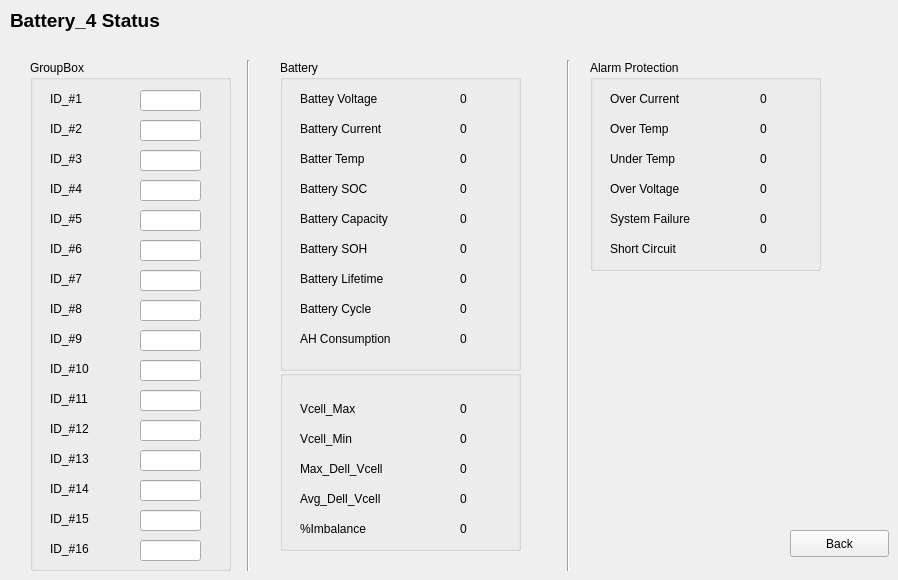
    <widget class="QWidget" name="page_5">
     <widget class="QPushButton" name="pushButton_5">
      <property name="geometry">
       <rect>
        <x>790</x>
        <y>530</y>
        <width>99</width>
        <height>27</height>
       </rect>
      </property>
      <property name="text">
       <string>Back</string>
      </property>
     </widget>
     <widget class="QLabel" name="label_164">
      <property name="geometry">
       <rect>
        <x>10</x>
        <y>10</y>
        <width>161</width>
        <height>21</height>
       </rect>
      </property>
      <property name="font">
       <font>
        <pointsize>14</pointsize>
        <weight>75</weight>
        <bold>true</bold>
       </font>
      </property>
      <property name="text">
       <string>Battery_4 Status</string>
      </property>
     </widget>
     <widget class="Line" name="line_8">
      <property name="geometry">
       <rect>
        <x>560</x>
        <y>60</y>
        <width>16</width>
        <height>511</height>
       </rect>
      </property>
      <property name="orientation">
       <enum>Qt::Vertical</enum>
      </property>
     </widget>
     <widget class="QGroupBox" name="groupBox_23">
      <property name="geometry">
       <rect>
        <x>30</x>
        <y>60</y>
        <width>201</width>
        <height>511</height>
       </rect>
      </property>
      <property name="title">
       <string>GroupBox</string>
      </property>
      <widget class="QLabel" name="label_170">
       <property name="geometry">
        <rect>
         <x>20</x>
         <y>30</y>
         <width>121</width>
         <height>17</height>
        </rect>
       </property>
       <property name="text">
        <string>ID_#1</string>
       </property>
      </widget>
      <widget class="QLabel" name="label_171">
       <property name="geometry">
        <rect>
         <x>20</x>
         <y>60</y>
         <width>101</width>
         <height>17</height>
        </rect>
       </property>
       <property name="text">
        <string>ID_#2</string>
       </property>
      </widget>
      <widget class="QLabel" name="label_172">
       <property name="geometry">
        <rect>
         <x>20</x>
         <y>90</y>
         <width>111</width>
         <height>17</height>
        </rect>
       </property>
       <property name="text">
        <string>ID_#3</string>
       </property>
      </widget>
      <widget class="QLabel" name="label_173">
       <property name="geometry">
        <rect>
         <x>20</x>
         <y>120</y>
         <width>111</width>
         <height>17</height>
        </rect>
       </property>
       <property name="text">
        <string>ID_#4</string>
       </property>
      </widget>
      <widget class="QLabel" name="label_174">
       <property name="geometry">
        <rect>
         <x>20</x>
         <y>150</y>
         <width>121</width>
         <height>17</height>
        </rect>
       </property>
       <property name="text">
        <string>ID_#5</string>
       </property>
      </widget>
      <widget class="QLabel" name="label_175">
       <property name="geometry">
        <rect>
         <x>20</x>
         <y>180</y>
         <width>121</width>
         <height>17</height>
        </rect>
       </property>
       <property name="text">
        <string>ID_#6</string>
       </property>
      </widget>
      <widget class="QLabel" name="label_176">
       <property name="geometry">
        <rect>
         <x>20</x>
         <y>210</y>
         <width>121</width>
         <height>17</height>
        </rect>
       </property>
       <property name="text">
        <string>ID_#7</string>
       </property>
      </widget>
      <widget class="QLabel" name="label_177">
       <property name="geometry">
        <rect>
         <x>20</x>
         <y>240</y>
         <width>121</width>
         <height>17</height>
        </rect>
       </property>
       <property name="text">
        <string>ID_#8</string>
       </property>
      </widget>
      <widget class="QLabel" name="label_178">
       <property name="geometry">
        <rect>
         <x>20</x>
         <y>270</y>
         <width>121</width>
         <height>17</height>
        </rect>
       </property>
       <property name="text">
        <string>ID_#9</string>
       </property>
      </widget>
      <widget class="QLabel" name="label_179">
       <property name="geometry">
        <rect>
         <x>20</x>
         <y>300</y>
         <width>121</width>
         <height>17</height>
        </rect>
       </property>
       <property name="text">
        <string>ID_#10</string>
       </property>
      </widget>
      <widget class="QLabel" name="label_180">
       <property name="geometry">
        <rect>
         <x>20</x>
         <y>330</y>
         <width>121</width>
         <height>17</height>
        </rect>
       </property>
       <property name="text">
        <string>ID_#11</string>
       </property>
      </widget>
      <widget class="QLabel" name="label_181">
       <property name="geometry">
        <rect>
         <x>20</x>
         <y>390</y>
         <width>121</width>
         <height>17</height>
        </rect>
       </property>
       <property name="text">
        <string>ID_#13</string>
       </property>
      </widget>
      <widget class="QLabel" name="label_182">
       <property name="geometry">
        <rect>
         <x>20</x>
         <y>360</y>
         <width>121</width>
         <height>17</height>
        </rect>
       </property>
       <property name="text">
        <string>ID_#12</string>
       </property>
      </widget>
      <widget class="QLabel" name="label_183">
       <property name="geometry">
        <rect>
         <x>20</x>
         <y>420</y>
         <width>121</width>
         <height>17</height>
        </rect>
       </property>
       <property name="text">
        <string>ID_#14</string>
       </property>
      </widget>
      <widget class="QLabel" name="label_184">
       <property name="geometry">
        <rect>
         <x>20</x>
         <y>450</y>
         <width>121</width>
         <height>17</height>
        </rect>
       </property>
       <property name="text">
        <string>ID_#15</string>
       </property>
      </widget>
      <widget class="QLabel" name="label_185">
       <property name="geometry">
        <rect>
         <x>20</x>
         <y>480</y>
         <width>121</width>
         <height>17</height>
        </rect>
       </property>
       <property name="text">
        <string>ID_#16</string>
       </property>
      </widget>
      <widget class="QLineEdit" name="bat_4_id_9">
       <property name="geometry">
        <rect>
         <x>110</x>
         <y>270</y>
         <width>61</width>
         <height>21</height>
        </rect>
       </property>
      </widget>
      <widget class="QLineEdit" name="bat_4_id_10">
       <property name="geometry">
        <rect>
         <x>110</x>
         <y>300</y>
         <width>61</width>
         <height>21</height>
        </rect>
       </property>
      </widget>
      <widget class="QLineEdit" name="bat_4_id_15">
       <property name="geometry">
        <rect>
         <x>110</x>
         <y>450</y>
         <width>61</width>
         <height>21</height>
        </rect>
       </property>
      </widget>
      <widget class="QLineEdit" name="bat_4_id_6">
       <property name="geometry">
        <rect>
         <x>110</x>
         <y>180</y>
         <width>61</width>
         <height>21</height>
        </rect>
       </property>
      </widget>
      <widget class="QLineEdit" name="bat_4_id_8">
       <property name="geometry">
        <rect>
         <x>110</x>
         <y>240</y>
         <width>61</width>
         <height>21</height>
        </rect>
       </property>
      </widget>
      <widget class="QLineEdit" name="bat_4_id_5">
       <property name="geometry">
        <rect>
         <x>110</x>
         <y>150</y>
         <width>61</width>
         <height>21</height>
        </rect>
       </property>
      </widget>
      <widget class="QLineEdit" name="bat_4_id_16">
       <property name="geometry">
        <rect>
         <x>110</x>
         <y>480</y>
         <width>61</width>
         <height>21</height>
        </rect>
       </property>
      </widget>
      <widget class="QLineEdit" name="bat_4_id_11">
       <property name="geometry">
        <rect>
         <x>110</x>
         <y>330</y>
         <width>61</width>
         <height>21</height>
        </rect>
       </property>
      </widget>
      <widget class="QLineEdit" name="bat_4_id_12">
       <property name="geometry">
        <rect>
         <x>110</x>
         <y>360</y>
         <width>61</width>
         <height>21</height>
        </rect>
       </property>
      </widget>
      <widget class="QLineEdit" name="bat_4_id_1">
       <property name="geometry">
        <rect>
         <x>110</x>
         <y>30</y>
         <width>61</width>
         <height>21</height>
        </rect>
       </property>
      </widget>
      <widget class="QLineEdit" name="bat_4_id_13">
       <property name="geometry">
        <rect>
         <x>110</x>
         <y>390</y>
         <width>61</width>
         <height>21</height>
        </rect>
       </property>
      </widget>
      <widget class="QLineEdit" name="bat_4_id_2">
       <property name="geometry">
        <rect>
         <x>110</x>
         <y>60</y>
         <width>61</width>
         <height>21</height>
        </rect>
       </property>
      </widget>
      <widget class="QLineEdit" name="bat_4_id_14">
       <property name="geometry">
        <rect>
         <x>110</x>
         <y>420</y>
         <width>61</width>
         <height>21</height>
        </rect>
       </property>
      </widget>
      <widget class="QLineEdit" name="bat_4_id_4">
       <property name="geometry">
        <rect>
         <x>110</x>
         <y>120</y>
         <width>61</width>
         <height>21</height>
        </rect>
       </property>
      </widget>
      <widget class="QLineEdit" name="bat_4_id_3">
       <property name="geometry">
        <rect>
         <x>110</x>
         <y>90</y>
         <width>61</width>
         <height>21</height>
        </rect>
       </property>
      </widget>
      <widget class="QLineEdit" name="bat_4_id_7">
       <property name="geometry">
        <rect>
         <x>110</x>
         <y>210</y>
         <width>61</width>
         <height>21</height>
        </rect>
       </property>
      </widget>
     </widget>
     <widget class="Line" name="line_9">
      <property name="geometry">
       <rect>
        <x>240</x>
        <y>60</y>
        <width>16</width>
        <height>511</height>
       </rect>
      </property>
      <property name="orientation">
       <enum>Qt::Vertical</enum>
      </property>
     </widget>
     <widget class="QGroupBox" name="groupBox_48">
      <property name="geometry">
       <rect>
        <x>590</x>
        <y>60</y>
        <width>231</width>
        <height>211</height>
       </rect>
      </property>
      <property name="title">
       <string>Alarm Protection</string>
      </property>
      <widget class="QLabel" name="label_509">
       <property name="geometry">
        <rect>
         <x>20</x>
         <y>30</y>
         <width>121</width>
         <height>17</height>
        </rect>
       </property>
       <property name="text">
        <string>Over Current</string>
       </property>
      </widget>
      <widget class="QLabel" name="label_510">
       <property name="geometry">
        <rect>
         <x>20</x>
         <y>60</y>
         <width>101</width>
         <height>17</height>
        </rect>
       </property>
       <property name="text">
        <string>Over Temp</string>
       </property>
      </widget>
      <widget class="QLabel" name="label_511">
       <property name="geometry">
        <rect>
         <x>20</x>
         <y>90</y>
         <width>111</width>
         <height>17</height>
        </rect>
       </property>
       <property name="text">
        <string>Under Temp</string>
       </property>
      </widget>
      <widget class="QLabel" name="label_512">
       <property name="geometry">
        <rect>
         <x>20</x>
         <y>120</y>
         <width>111</width>
         <height>17</height>
        </rect>
       </property>
       <property name="text">
        <string>Over Voltage</string>
       </property>
      </widget>
      <widget class="QLabel" name="label_513">
       <property name="geometry">
        <rect>
         <x>20</x>
         <y>150</y>
         <width>121</width>
         <height>17</height>
        </rect>
       </property>
       <property name="text">
        <string>System Failure</string>
       </property>
      </widget>
      <widget class="QLabel" name="label_514">
       <property name="geometry">
        <rect>
         <x>20</x>
         <y>180</y>
         <width>121</width>
         <height>17</height>
        </rect>
       </property>
       <property name="text">
        <string>Short Circuit</string>
       </property>
      </widget>
      <widget class="QLabel" name="bat_4_over_temp">
       <property name="geometry">
        <rect>
         <x>170</x>
         <y>60</y>
         <width>41</width>
         <height>17</height>
        </rect>
       </property>
       <property name="text">
        <string>0</string>
       </property>
      </widget>
      <widget class="QLabel" name="bat_4_under_temp">
       <property name="geometry">
        <rect>
         <x>170</x>
         <y>90</y>
         <width>41</width>
         <height>17</height>
        </rect>
       </property>
       <property name="text">
        <string>0</string>
       </property>
      </widget>
      <widget class="QLabel" name="bat_4_system_failure">
       <property name="geometry">
        <rect>
         <x>170</x>
         <y>150</y>
         <width>41</width>
         <height>17</height>
        </rect>
       </property>
       <property name="text">
        <string>0</string>
       </property>
      </widget>
      <widget class="QLabel" name="bat_4_short_circuit">
       <property name="geometry">
        <rect>
         <x>170</x>
         <y>180</y>
         <width>41</width>
         <height>17</height>
        </rect>
       </property>
       <property name="text">
        <string>0</string>
       </property>
      </widget>
      <widget class="QLabel" name="bat_4_over_current">
       <property name="geometry">
        <rect>
         <x>170</x>
         <y>30</y>
         <width>41</width>
         <height>17</height>
        </rect>
       </property>
       <property name="text">
        <string>0</string>
       </property>
      </widget>
      <widget class="QLabel" name="bat_4_over_voltage">
       <property name="geometry">
        <rect>
         <x>170</x>
         <y>120</y>
         <width>41</width>
         <height>17</height>
        </rect>
       </property>
       <property name="text">
        <string>0</string>
       </property>
      </widget>
     </widget>
     <widget class="QGroupBox" name="groupBox_49">
      <property name="geometry">
       <rect>
        <x>280</x>
        <y>60</y>
        <width>241</width>
        <height>311</height>
       </rect>
      </property>
      <property name="title">
       <string>Battery</string>
      </property>
      <widget class="QLabel" name="label_521">
       <property name="geometry">
        <rect>
         <x>20</x>
         <y>30</y>
         <width>121</width>
         <height>17</height>
        </rect>
       </property>
       <property name="text">
        <string>Battey Voltage</string>
       </property>
      </widget>
      <widget class="QLabel" name="label_522">
       <property name="geometry">
        <rect>
         <x>20</x>
         <y>60</y>
         <width>141</width>
         <height>17</height>
        </rect>
       </property>
       <property name="text">
        <string>Battery Current</string>
       </property>
      </widget>
      <widget class="QLabel" name="label_523">
       <property name="geometry">
        <rect>
         <x>20</x>
         <y>90</y>
         <width>111</width>
         <height>17</height>
        </rect>
       </property>
       <property name="text">
        <string>Batter Temp</string>
       </property>
      </widget>
      <widget class="QLabel" name="label_524">
       <property name="geometry">
        <rect>
         <x>20</x>
         <y>120</y>
         <width>111</width>
         <height>17</height>
        </rect>
       </property>
       <property name="text">
        <string>Battery SOC</string>
       </property>
      </widget>
      <widget class="QLabel" name="label_525">
       <property name="geometry">
        <rect>
         <x>20</x>
         <y>150</y>
         <width>141</width>
         <height>17</height>
        </rect>
       </property>
       <property name="text">
        <string>Battery Capacity</string>
       </property>
      </widget>
      <widget class="QLabel" name="label_526">
       <property name="geometry">
        <rect>
         <x>20</x>
         <y>180</y>
         <width>141</width>
         <height>17</height>
        </rect>
       </property>
       <property name="text">
        <string>Battery SOH</string>
       </property>
      </widget>
      <widget class="QLabel" name="label_527">
       <property name="geometry">
        <rect>
         <x>20</x>
         <y>210</y>
         <width>141</width>
         <height>17</height>
        </rect>
       </property>
       <property name="text">
        <string>Battery Lifetime</string>
       </property>
      </widget>
      <widget class="QLabel" name="label_528">
       <property name="geometry">
        <rect>
         <x>20</x>
         <y>240</y>
         <width>141</width>
         <height>17</height>
        </rect>
       </property>
       <property name="text">
        <string>Battery Cycle</string>
       </property>
      </widget>
      <widget class="QLabel" name="label_529">
       <property name="geometry">
        <rect>
         <x>20</x>
         <y>270</y>
         <width>141</width>
         <height>17</height>
        </rect>
       </property>
       <property name="text">
        <string>AH Consumption</string>
       </property>
      </widget>
      <widget class="QLabel" name="bat_4_current">
       <property name="geometry">
        <rect>
         <x>180</x>
         <y>60</y>
         <width>41</width>
         <height>17</height>
        </rect>
       </property>
       <property name="text">
        <string>0</string>
       </property>
      </widget>
      <widget class="QLabel" name="bat_4_temp">
       <property name="geometry">
        <rect>
         <x>180</x>
         <y>90</y>
         <width>41</width>
         <height>17</height>
        </rect>
       </property>
       <property name="text">
        <string>0</string>
       </property>
      </widget>
      <widget class="QLabel" name="bat_4_capacity">
       <property name="geometry">
        <rect>
         <x>180</x>
         <y>150</y>
         <width>41</width>
         <height>17</height>
        </rect>
       </property>
       <property name="text">
        <string>0</string>
       </property>
      </widget>
      <widget class="QLabel" name="bat_4_soh">
       <property name="geometry">
        <rect>
         <x>180</x>
         <y>180</y>
         <width>41</width>
         <height>17</height>
        </rect>
       </property>
       <property name="text">
        <string>0</string>
       </property>
      </widget>
      <widget class="QLabel" name="bat_4_voltage">
       <property name="geometry">
        <rect>
         <x>180</x>
         <y>30</y>
         <width>41</width>
         <height>17</height>
        </rect>
       </property>
       <property name="text">
        <string>0</string>
       </property>
      </widget>
      <widget class="QLabel" name="bat_4_soc">
       <property name="geometry">
        <rect>
         <x>180</x>
         <y>120</y>
         <width>41</width>
         <height>17</height>
        </rect>
       </property>
       <property name="text">
        <string>0</string>
       </property>
      </widget>
      <widget class="QLabel" name="bat_4_cycle">
       <property name="geometry">
        <rect>
         <x>180</x>
         <y>240</y>
         <width>41</width>
         <height>17</height>
        </rect>
       </property>
       <property name="text">
        <string>0</string>
       </property>
      </widget>
      <widget class="QLabel" name="bat_4_consumption">
       <property name="geometry">
        <rect>
         <x>180</x>
         <y>270</y>
         <width>41</width>
         <height>17</height>
        </rect>
       </property>
       <property name="text">
        <string>0</string>
       </property>
      </widget>
      <widget class="QLabel" name="bat_4_lifetime">
       <property name="geometry">
        <rect>
         <x>180</x>
         <y>210</y>
         <width>41</width>
         <height>17</height>
        </rect>
       </property>
       <property name="text">
        <string>0</string>
       </property>
      </widget>
     </widget>
     <widget class="QGroupBox" name="groupBox_50">
      <property name="geometry">
       <rect>
        <x>280</x>
        <y>370</y>
        <width>241</width>
        <height>181</height>
       </rect>
      </property>
      <property name="title">
       <string/>
      </property>
      <widget class="QLabel" name="label_539">
       <property name="geometry">
        <rect>
         <x>20</x>
         <y>30</y>
         <width>121</width>
         <height>17</height>
        </rect>
       </property>
       <property name="text">
        <string>Vcell_Max</string>
       </property>
      </widget>
      <widget class="QLabel" name="label_540">
       <property name="geometry">
        <rect>
         <x>20</x>
         <y>60</y>
         <width>101</width>
         <height>17</height>
        </rect>
       </property>
       <property name="text">
        <string>Vcell_Min</string>
       </property>
      </widget>
      <widget class="QLabel" name="label_541">
       <property name="geometry">
        <rect>
         <x>20</x>
         <y>90</y>
         <width>111</width>
         <height>17</height>
        </rect>
       </property>
       <property name="text">
        <string>Max_Dell_Vcell</string>
       </property>
      </widget>
      <widget class="QLabel" name="label_542">
       <property name="geometry">
        <rect>
         <x>20</x>
         <y>120</y>
         <width>111</width>
         <height>17</height>
        </rect>
       </property>
       <property name="text">
        <string>Avg_Dell_Vcell</string>
       </property>
      </widget>
      <widget class="QLabel" name="label_543">
       <property name="geometry">
        <rect>
         <x>20</x>
         <y>150</y>
         <width>121</width>
         <height>17</height>
        </rect>
       </property>
       <property name="text">
        <string>%Imbalance</string>
       </property>
      </widget>
      <widget class="QLabel" name="bat_4_vcell_max">
       <property name="geometry">
        <rect>
         <x>180</x>
         <y>30</y>
         <width>41</width>
         <height>17</height>
        </rect>
       </property>
       <property name="text">
        <string>0</string>
       </property>
      </widget>
      <widget class="QLabel" name="bat_4_vcell_min">
       <property name="geometry">
        <rect>
         <x>180</x>
         <y>60</y>
         <width>41</width>
         <height>17</height>
        </rect>
       </property>
       <property name="text">
        <string>0</string>
       </property>
      </widget>
      <widget class="QLabel" name="bat_4_avg_dell_vcell">
       <property name="geometry">
        <rect>
         <x>180</x>
         <y>120</y>
         <width>41</width>
         <height>17</height>
        </rect>
       </property>
       <property name="text">
        <string>0</string>
       </property>
      </widget>
      <widget class="QLabel" name="bat_4_imbalance">
       <property name="geometry">
        <rect>
         <x>180</x>
         <y>150</y>
         <width>41</width>
         <height>17</height>
        </rect>
       </property>
       <property name="text">
        <string>0</string>
       </property>
      </widget>
      <widget class="QLabel" name="bat_4_max_dell_vcell">
       <property name="geometry">
        <rect>
         <x>180</x>
         <y>90</y>
         <width>41</width>
         <height>17</height>
        </rect>
       </property>
       <property name="text">
        <string>0</string>
       </property>
      </widget>
     </widget>
    </widget>
